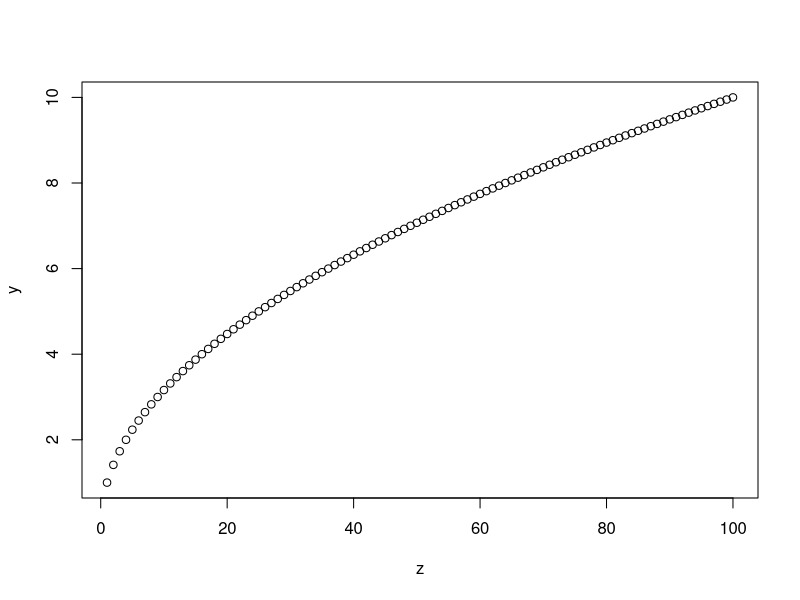

This figure's R source:
# sample script

print("Hello World!")

z=1:100
y=sqrt(z)

pdf("SquareRootPlot.pdf")
plot(z,y)
dev.off()

print("Square root increase!")
